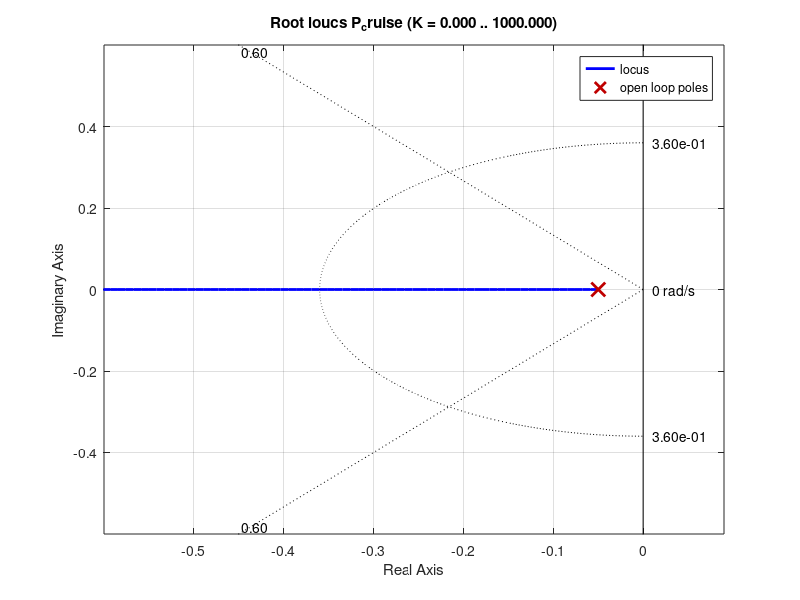
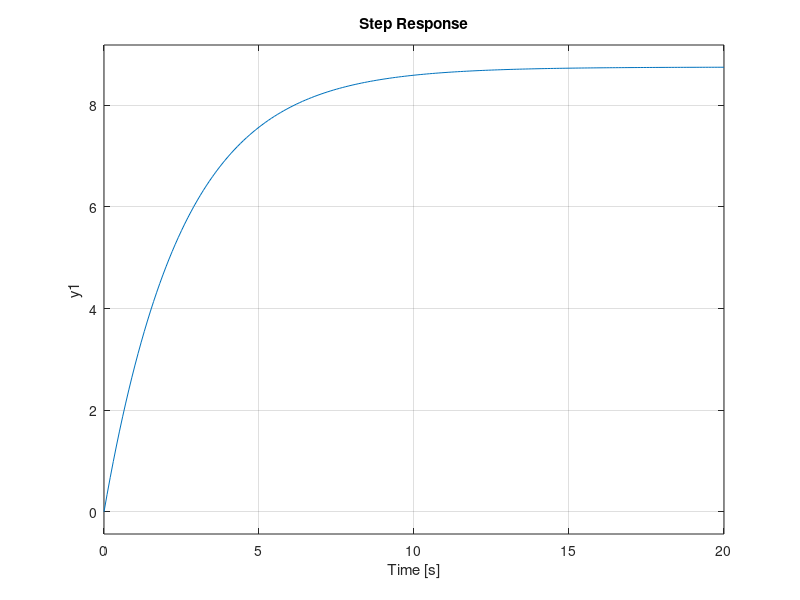

The MATLAB source for these figures, in order:
clc;clear all;
m = 1000;
b = 50;
r = 10;

s = tf('s');
P_cruise = 1/(m*s+b);

figure,rlocus(P_cruise)
axis([-0.6 0 -0.6 0.6]);
sgrid(0.6, 0.36)
% [Kp,poles]=rlocfind(P_cruise)
Kp = 350.3158
sys_cl = feedback(Kp*P_cruise,1);
t = 0:0.1:20;
figure,step(r*sys_cl,t)
